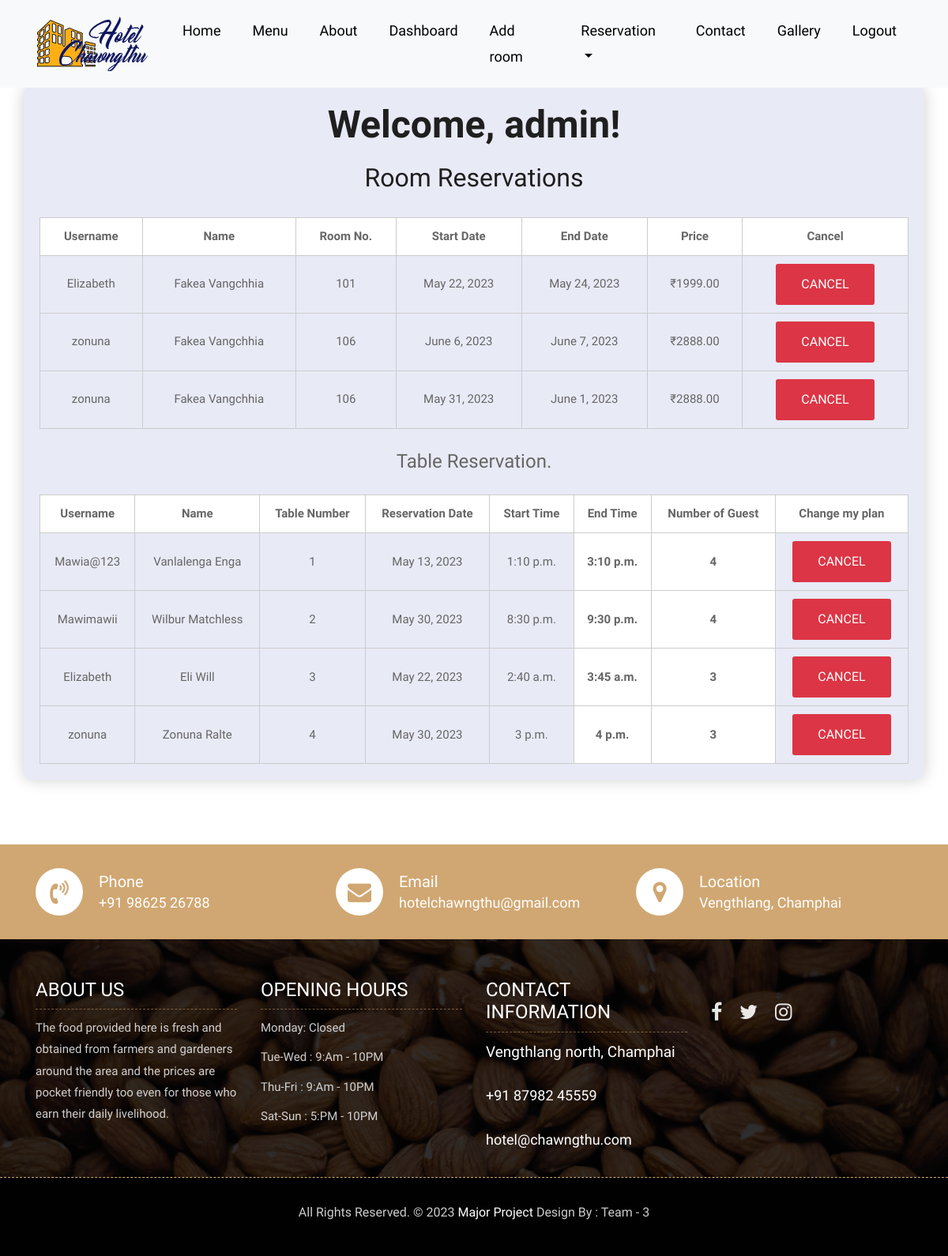
The page /dashboard/ (signed in) on the database its author committed.
### HOTEL/models.py (models this page shows, shortened)
class Reservation(models.Model):
    room = models.ForeignKey(Room, on_delete=models.CASCADE)
    start_date = models.DateField()
    end_date = models.DateField()
    guest = models.ForeignKey(Guest, on_delete=models.CASCADE)

class Guest(models.Model):
    user = models.OneToOneField(User, on_delete=models.CASCADE)
    first_name = models.CharField(max_length=100)
    last_name = models.CharField(max_length=100)
    phone_number = models.CharField(max_length=20)
    email = models.EmailField()

class Room(models.Model):
    room_number = models.CharField(max_length=10)
    room_type = models.CharField(max_length=100)
    room_description = models.TextField(max_length=300)
    price = models.DecimalField(max_digits=8, decimal_places=2)
    is_booked = models.BooleanField(default=False)
    image = models.ImageField(upload_to='static/room_images/')

class TableReservation(models.Model):
    TABLE_NUMBER_CHOICES = (
        ('1', 'Table 1'),
        ('2', 'Table 2'),
        ('3', 'Table 3'),
        ('4', 'Table 4'),
        ('5', 'Table 5'),
        ('6', 'Table 6'),
    )
    user = models.ForeignKey(User, on_delete=models.CASCADE)
    first_name = models.CharField(max_length=40)
    last_name = models.CharField(max_length=50)
    reserve_date = models.DateField()
    start_time = models.TimeField()
    end_time = models.TimeField()
    guest = models.IntegerField()
    table_number = models.CharField(max_length=2, choices=TABLE_NUMBER_CHOICES)

### HOTEL/views.py (the view)
# urls.py: path('dashboard/', views.dashboard, name='dashboard'),
@login_required
def dashboard(request):
    user = request.user
    if user.is_staff:
        reservations = Reservation.objects.all()
        tables = TableReservation.objects.all
        guests = Guest.objects.all()
    else:
        reservations = Reservation.objects.filter(guest__user=user)
        tables = TableReservation.objects.filter(user=user)
        guests = Guest.objects.filter(reservation__guest__user=request.user)
    return render(request, 'booking/dashboard.html', {
        'user': user,
        'reservations': reservations,
        'tables': tables,
        'guests': guests
        })

### HOTEL/templates/booking/dashboard.html (shortened to what this page needs)
{% extends 'hotel/base.html' %}
{% block content %}
<br>
<br>
<br>
<br>
<div class="container reservation-container">
  <h1 class="reservation-title">Welcome, {{ user }}!</h1>
  <h2 class="reservation-subtitle">Room Reservations</h2>
  {% if user.is_staff %}
    {% if reservations %}
      <table class="reservation-table">
        <thead>
          <tr>
            <th>Username</th>
            <th>Name</th>
            <th>Room No.</th>
            <th>Start Date</th>
            <th>End Date</th>
            <th>Price</th>
            <th>Cancel</th>
          </tr>
        </thead>
        <tbody>
          {% for reservation in reservations %}
                <tr>
                  <td>{{ reservation.guest.user }}</td>
                  <td>{{ reservation.guest.first_name }} {{ reservation.guest.last_name }}</td>
                  <td>{{ reservation.room.room_number }}</td>
                  <td>{{ reservation.start_date }}</td>
                  <td>{{ reservation.end_date }}</td>
                  <td>₹{{ reservation.room.price }}</td>
                  <td><a href="{% url 'HOTEL:cancel-reservation' reservation.id %}" class="btn btn-danger">Cancel</a></td>
                </tr>
          {% endfor %}
        </tbody>
      </table>
    {% else %}
      <p class="reservation-message">No customer at the moment.</p>
    {% endif %}
    {% if tables %}
    <p class="reservation-message">Table Reservation.</p>
      <table class="reservation-table">
        <thead>
          <tr>
            <th>Username</th>
            <th>Name</th>
            <th>Table Number</th>
            <th>Reservation Date</th>
            <th>Start Time</th>
            <th>End Time</th>
            <th>Number of Guest</th>
            <th>Change my plan</th>
          </tr>
        </thead>
        <tbody>
          {% for table in tables %}
                <tr>
                  <td>{{ table.user }}</td>
                  <td>{{ table.first_name }} {{ table.last_name }}</td>
                  <td>{{ table.table_number }}</td>
                  <td>{{ table.reserve_date }}</td>
                  <td>{{ table.start_time }}</td>
                  <th>{{ table.end_time }}</td>
                  <th>{{ table.guest }}</th>
                  <td><a href="{% url 'HOTEL:table-cancel' table.id %}" class="btn btn-danger">Cancel</a></td>
                </tr>
          {% endfor %}
        </tbody>
      </table>
    {% else %}
      <p class="reservation-message">No customer at the moment.</p>
    {% endif %}
{% endif %}
</div>
<br>
<br>
<br>
{% endblock %}

### HOTEL/templates/hotel/base.html (shortened to what this page needs)
{% load static %}
<!DOCTYPE html>
<html lang="en">
<head>
    <link rel="stylesheet" href="{% static 'HotelChawngthu/css/bootstrap.min.css' %}">
    <link rel="stylesheet" href="{% static 'HotelChawngthu/css/style.css' %}">
    <link rel="stylesheet" href="{% static 'HotelChawngthu/css/responsive.css' %}">
    <link rel="stylesheet" href="{% static 'HotelChawngthu/css/custom.css' %}">
    <link rel="stylesheet" href="https://cdnjs.cloudflare.com/ajax/libs/animate.css/4.1.1/animate.min.css">
</head>
<body>
	<header class="top-navbar">
		<nav class="navbar navbar-expand-lg navbar-light bg-light">
			<div class="container">
				<a class="navbar-brand" href="{% url 'HOTEL:index' %}">
					<img src="{% static 'HotelChawngthu/images/chawgthu.png' %}" alt="" />
				</a>
				<div class="collapse navbar-collapse" id="navbars-rs-food">
					<ul class="navbar-nav ml-auto">
                        {% if user.is_authenticated %}
                            <li class="nav-item"><a class="nav-link" href="{% url 'HOTEL:index' %}">Home</a></li>
                            <li class="nav-item"><a class="nav-link" href="{% url 'HOTEL:menu' %}">Menu</a></li>
                            <li class="nav-item"><a class="nav-link" href="{% url 'HOTEL:about' %}">About</a></li>
                            <li class="nav-item"><a class="nav-link" href="{% url 'HOTEL:dashboard' %}">Dashboard</a></li>
                            {% if user.is_staff %}
                                <li class="nav-item"><a class="nav-link" href="{% url 'HOTEL:add-room' %}">Add room</a></li>
                            {% endif %}
                            <li class="nav-item dropdown">
                                <a class="nav-link dropdown-toggle" href="#" id="dropdown-a" data-toggle="dropdown">Reservation</a>
                            </li>
                            <li class="nav-item"><a class="nav-link" href="{% url 'HOTEL:contact' %}">Contact</a></li>
                            <li class="nav-item"><a class="nav-link" href="{% url 'HOTEL:gallery' %}">Gallery</a></li>
                            <li class="nav-item"><a class="nav-link" href="{% url 'HOTEL:logout' %}">Logout</a></li>
                        {% endif %}
					</ul>
				</div>
			</div>
		</nav>
	</header>
{% block content %}
{% endblock %}
<div class="contact-imfo-box">
    <div class="container">
        <div class="row">
            <div class="col-md-4">
                <i class="fa fa-volume-control-phone"></i>
                <div class="overflow-hidden">
                    <h4>Phone</h4>
                    <p class="lead">
                        +91 98625 26788
                    </p>
                </div>
            </div>
            <div class="col-md-4">
                <i class="fa fa-envelope"></i>
                <div class="overflow-hidden">
                    <h4>Email</h4>
                    <p class="lead">
                        hotelchawngthu@gmail.com
                    </p>
                </div>
            </div>
            <div class="col-md-4">
                <i class="fa fa-map-marker"></i>
                <div class="overflow-hidden">
                    <h4>Location</h4>
                    <p class="lead">
                        Vengthlang, Champhai
                    </p>
                </div>
            </div>
        </div>
    </div>
</div>
<footer class="footer-area bg-f">
    <div class="container">
        <div class="row">
            <div class="col-lg-3 col-md-6">
                <h3>About Us</h3>
                <p>The food provided here is fresh and obtained from farmers and gardeners around the area and the prices are pocket friendly too even for those who earn their daily livelihood.</p>
            </div>
            <div class="col-lg-3 col-md-6">
                <h3>Opening hours</h3>
                <p><span class="text-color">Monday: </span>Closed</p>
                <p><span class="text-color">Tue-Wed :</span> 9:Am - 10PM</p>
                <p><span class="text-color">Thu-Fri :</span> 9:Am - 10PM</p>
                <p><span class="text-color">Sat-Sun :</span> 5:PM - 10PM</p>
            </div>
            <div class="col-lg-3 col-md-6">
                <h3>Contact information</h3>
                <p class="lead">Vengthlang north, Champhai</p>
                <p class="lead"><a href="tel: 91 9362630203">+91 87982 45559</a></p>
                <p><a href="#"> hotel@chawngthu.com</a></p>
            </div>
            <div class="col-lg-3 col-md-6">
                <ul class="list-inline f-social">
                    <li class="list-inline-item"><a href="https://www.facebook.com/HotelChawngthu?mibextid=LQQJ4d"><i class="fa fa-facebook" aria-hidden="true"></i></a></li>
                    <li class="list-inline-item"><a href="#"><i class="fa fa-twitter" aria-hidden="true"></i></a></li>
                    <li class="list-inline-item"><a href="https://instagram.com/hotelchawngthu?igshid=ZWQyN2ExYTkwZQ=="><i class="fa fa-instagram" aria-hidden="true"></i></a></li>
                </ul>
            </div>
        </div>
    </div>
    <div class="copyright">
        <div class="container">
            <div class="row">
                <div class="col-lg-12">
                    <p class="company-name">All Rights Reserved. &copy; 2023 <a href="{% url 'HOTEL:index' %}">Major Project</a> Design By :
                Team - 3</p>
                </div>
            </div>
        </div>
    </div>
</footer>
</body>
</html>

### static/HotelChawngthu/css/style.css (style rules this page uses)
body { color: #666666; font-size: 15px; font-family: 'Athiti', sans-serif; line-height: 1.80857; }
a { color: #1f1f1f; text-decoration: none !important; outline: none !important; -webkit-transition: all .3s ease-in-out; -moz-transition: all .3s ease-in-out; -ms-transition: all .3s ease-in-out; -o-transition: all .3s ease-in-out; transition: all .3s ease-in-out; }
h1, h2, h3, h4, h5, h6 { letter-spacing: 0; font-weight: normal; position: relative; padding: 0 0 10px 0; font-weight: normal; line-height: 120% !important; color: #1f1f1f; margin: 0 }
h1 { font-size: 24px }
h2 { font-size: 22px }
h3 { font-size: 18px }
h4 { font-size: 16px }
a { color: #1f1f1f; text-decoration: none; outline: none; }
a, .btn { text-decoration: none !important; outline: none !important; -webkit-transition: all .3s ease-in-out; -moz-transition: all .3s ease-in-out; -ms-transition: all .3s ease-in-out; -o-transition: all .3s ease-in-out; transition: all .3s ease-in-out; }
.lead { font-size: 18px; line-height: 30px; color: #767676; margin: 0; padding: 0; }
ul, li, ol { list-style: none; margin: 0px; padding: 0px; }
.top-navbar { position: relative; z-index: 10; }
.top-navbar .navbar { padding: 15px 0px; position: fixed; width: 100%; transition: height .3s ease-out, background .3s ease-out, box-shadow .3s ease-out; -webkit-transform: translate3d(0, 0, 0); transform: translate3d(0, 0, 0); z-index: 100; }
.top-navbar .navbar-light .navbar-nav .nav-link { color: #010101; font-size: 18px; padding: 0px 20px; border-radius: 4px; }
.btn { text-transform: uppercase; padding: 19px 36px; }
.btn { display: inline-block; font-weight: 600; text-align: center; white-space: nowrap; vertical-align: middle; -webkit-user-select: none; -moz-user-select: none; -ms-user-select: none; user-select: none; border: 2px solid transparent; padding: 12px 30px; font-size: 16px; line-height: 1.5; border-radius: .1875rem; transition: color .15s ease-in-out, background-color .15s ease-in-out, border-color .15s ease-in-out, box-shadow .15s ease-in-out; }
.contact-imfo-box { background: #d0a772; padding: 30px 0; }
.overflow-hidden { overflow: hidden; }
.contact-imfo-box i { display: block; float: left; width: 60px; height: 60px; line-height: 60px; text-align: center; background: #fff; color: #d0a772; font-size: 30px; -webkit-border-radius: 50%; -moz-border-radius: 50%; -ms-border-radius: 50%; border-radius: 50%; margin-right: 20px; }
.contact-imfo-box h4 { margin: 0px; margin-top: 5px; color: #ffffff; font-size: 20px; padding: 0px; font-weight: 500; line-height: 24px; }
.contact-imfo-box p { margin: 0px; color: #ffffff; font-weight: 300; }
.footer-area { padding-top: 50px; padding-bottom: 0px; }
.bg-f { background-image: url("../images/footer-bg.jpg"); background-attachment: scroll; background-clip: initial; background-color: rgba(0, 0, 0, 0); background-origin: initial; background-position: center center; background-repeat: no-repeat; background-size: cover; position: relative; }
.bg-f::before { background: #010101; content: ""; height: 100%; left: 0; position: absolute; top: 0; width: 100%; z-index: 1; opacity: 0.8; }
.footer-area .container { position: relative; z-index: 1; }
.footer-area h3 { color: #ffffff; text-transform: uppercase; font-size: 24px; border-bottom: 1px dashed rgba(207, 166, 113, 0.5); margin-bottom: 10px; }
.footer-area p { font-size: 15px; color: rgba(255, 255, 255, 0.8); margin: 0; padding-bottom: 10px; }
.footer-area p.lead { font-size: 19px; color: #ffffff; margin-bottom: 15px; }
.footer-area p.lead a { color: #ffffff; margin-bottom: 15px; }
.footer-area p a { font-size: 18px; color: #ffffff; }
.f-social { padding-bottom: 10px; margin: 0px; margin-top: 20px; }
.f-social li a { font-size: 25px; color: rgba(255, 255, 255, 0.9); margin-right: 10px; }
.copyright { margin-top: 20px; position: relative; display: block; background-color: #010101; border-top: 1px dashed rgba(207, 166, 113); padding: 30px 0; z-index: 1; }
.copyright .company-name { font-size: 16px; text-align: center; }
.copyright .company-name a { font-size: 16px; }
:root { --primary: #FEA116; --light: #F1F8FF; --dark: #0F172B; }
.btn { font-weight: 500; text-transform: uppercase; transition: .5s; }

### rows shown on the page
Reservation: guest.user "Elizabeth", guest.first_name "Fakea", guest.last_name "Vangchhia", room.room_number "101", start_date "May 22, 2023", end_date "May 24, 2023", room.price "1999.00"
Reservation: guest.user "zonuna", guest.first_name "Fakea", guest.last_name "Vangchhia", room.room_number "106", start_date "June 6, 2023", end_date "June 7, 2023", room.price "2888.00"
Reservation: guest.user "zonuna", guest.first_name "Fakea", guest.last_name "Vangchhia", room.room_number "106", start_date "May 31, 2023", end_date "June 1, 2023", room.price "2888.00"
TableReservation: user "Mawia@123", first_name "Vanlalenga", last_name "Enga", table_number "1", reserve_date "May 13, 2023", start_time "1:10 p.m.", end_time "3:10 p.m.", guest "4"
TableReservation: user "Mawimawii", first_name "Wilbur", last_name "Matchless", table_number "2", reserve_date "May 30, 2023", start_time "8:30 p.m.", end_time "9:30 p.m.", guest "4"
TableReservation: user "Elizabeth", first_name "Eli", last_name "Will", table_number "3", reserve_date "May 22, 2023", start_time "2:40 a.m.", end_time "3:45 a.m.", guest "3"
TableReservation: user "zonuna", first_name "Zonuna", last_name "Ralte", table_number "4", reserve_date "May 30, 2023", start_time "3 p.m.", end_time "4 p.m.", guest "3"

### other values the page prints
{{ user }} "admin"
